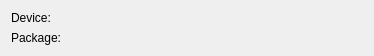
<?xml version="1.0" encoding="UTF-8"?>
<ui version="4.0">
 <class>Qnx::Internal::BlackBerryRunConfigurationWidget</class>
 <widget class="QWidget" name="Qnx::Internal::BlackBerryRunConfigurationWidget">
  <property name="geometry">
   <rect>
    <x>0</x>
    <y>0</y>
    <width>374</width>
    <height>53</height>
   </rect>
  </property>
  <layout class="QFormLayout" name="formLayout">
   <item row="0" column="0">
    <widget class="QLabel" name="label">
     <property name="text">
      <string>Device:</string>
     </property>
    </widget>
   </item>
   <item row="0" column="1">
    <widget class="QLabel" name="deviceLabel"/>
   </item>
   <item row="1" column="0">
    <widget class="QLabel" name="label_2">
     <property name="text">
      <string>Package:</string>
     </property>
    </widget>
   </item>
   <item row="1" column="1">
    <widget class="QLabel" name="packageLabel"/>
   </item>
  </layout>
 </widget>
 <resources/>
 <connections/>
</ui>
